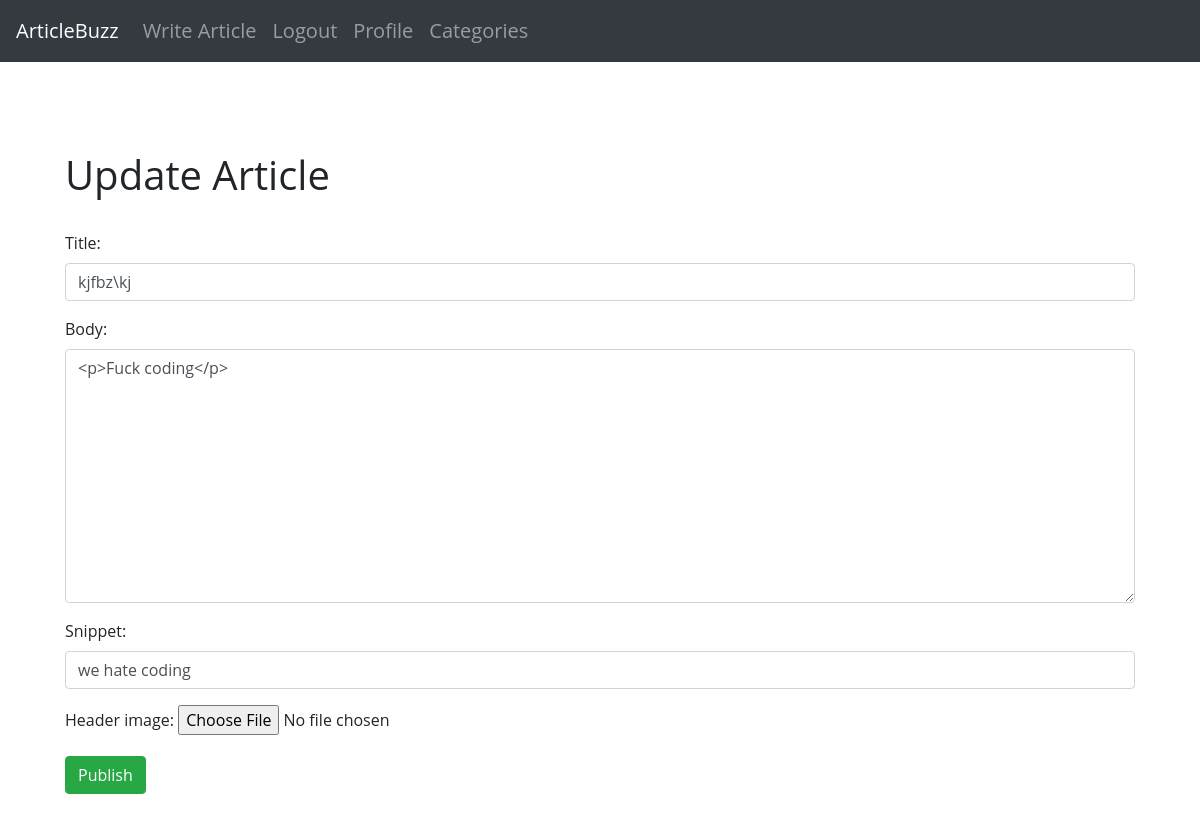
Before: /update_article/12 (signed in) with the older database file.
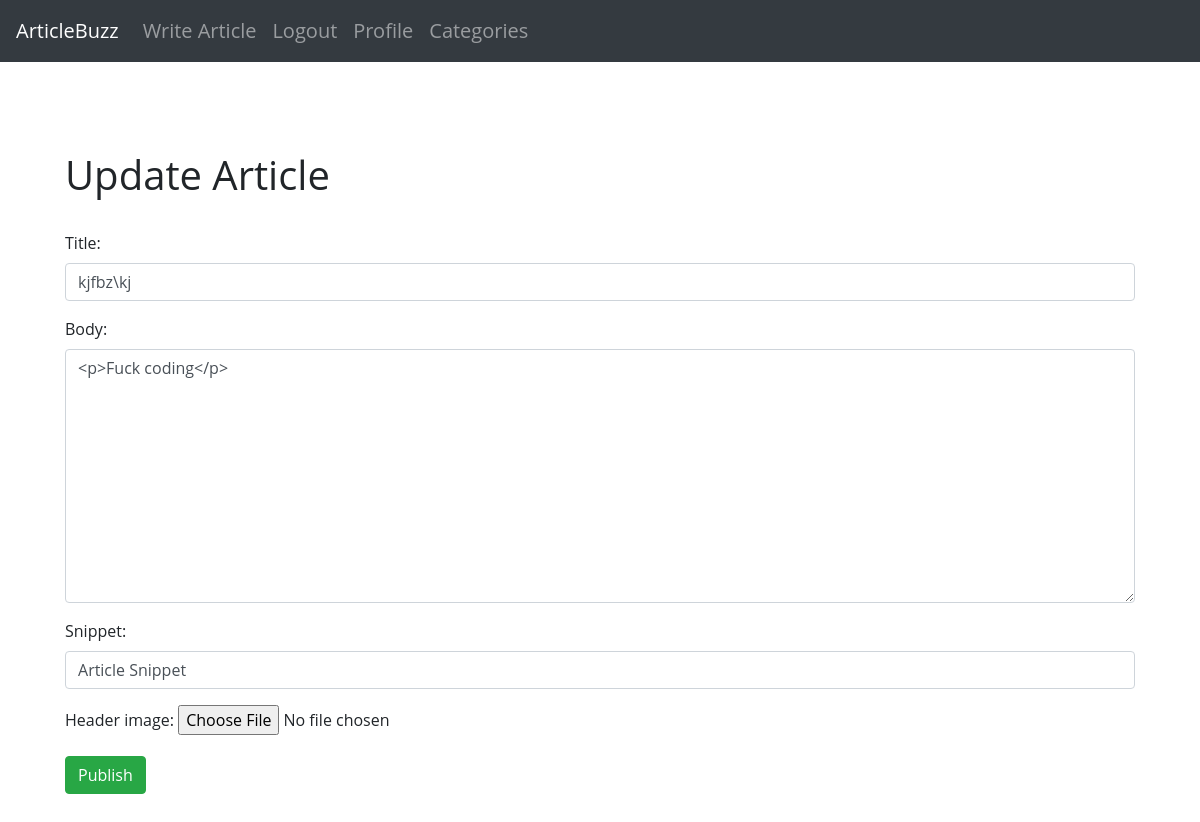
After: the same page with the newer database file.
### theblog/models.py (models this page shows, shortened)
class Post(models.Model):
	title = models.CharField(max_length = 255) # Title Field
	author = models.ForeignKey(User, on_delete = models.CASCADE) # Deletes blog posts for a user if they delete account
	header_image = models.ImageField(null = True, blank = True, upload_to = 'uploads/images', default = None)
	body = RichTextField(blank= True, null = True)
	date_published = models.DateTimeField(auto_now_add = True) # Automatically adds the date
	likes = models.ManyToManyField(User, related_name ='blog_post') # Updating count of the upvotes
	tags = models.CharField(max_length = 255, default = 'Coding') # List of tags from the Tag table
	snippet  = models.CharField(max_length = 300, default = 'Article Snippet') # Article Snippet field to display on screen
	number_likes = models.IntegerField(default = 0)

### theblog/views.py (the view)
# urls.py: path('update_article/<int:pk>', UpdatePostView.as_view(), name = 'update-article'),
class UpdatePostView(UpdateView):
	model = Post
	form_class = UpdateForm
	template_name = 'update_post.html'

### theblog/forms.py
class UpdateForm(forms.ModelForm):
	class Meta:
		model = Post
		fields = ('title', 'body','snippet', 'header_image')
		widgets = {
			'title':forms.TextInput(attrs = {'class':'form-control'}),
			'body':forms.Textarea(attrs = {'class':'form-control'}),
			'snippet':forms.TextInput(attrs = {'class':'form-control', 'placeholder':'Snippet...'}),
		}

### theblog/templates/update_post.html (shortened to what this page needs)
{% extends 'base.html' %}
{% block content %}
	{% if user.is_authenticated %}
		<h1>Update Article</h1>
		<br>
		<div class = 'form-group'>
			<form method="POST" enctype="multipart/form-data">
				{{ form.as_p }}
				<button class = 'btn btn-success'>Publish</button>
			</form>
		</div>
	{% else %}
		<h1>Permission Denied</h1>
	{% endif %}
{% endblock %}

Changed rows visible on the page:
changed Post "kjfbz\\kj": snippet "we hate coding" → "Article Snippet"
